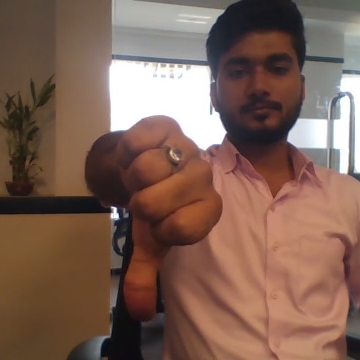
#> input picture Dataset/train/thumbs_down/img1012.png, 360 x 360 px, given in place of the camera
$ python object_detect.py
#> lines starting #> are read from the running program, lines starting #| are printed output that depends on the picture; after the words box and inside, x2 and y2 are one past the last pixel; in counts of white or black regions, pixels touching at a corner belong together
import cv2

# Load Haar cascades for face and smile detection
# These are pre-trained XML models included with OpenCV
face_cascade = cv2.CascadeClassifier('/usr/share/opencv4/haarcascades/haarcascade_frontalface_default.xml')
smile_cascade = cv2.CascadeClassifier('/usr/share/opencv4/haarcascades/haarcascade_smile.xml')
# face_cascade = cv2.CascadeClassifier(cv2.data.haarcascades + "haarcascade_frontalface_default.xml")
# smile_cascade = cv2.CascadeClassifier(cv2.data.haarcascades + "haarcascade_smile.xml")

# Start video capture from the default camera (usually webcam)
cap = cv2.VideoCapture(0)

# Initialise a frame counter to track which frame is being processed
frame_count = 0

while True:
    # Read a frame from the video stream
    ret, frame = cap.read()
#> frame is the input picture: shape (360, 360, 3); mean B, G, R 85.6, 98.4, 126.8
    if not ret:
        # If no frame is captured, break the loop (e.g., camera disconnected)
        break

    # Resize the frame to 640x480 for faster processing
    # Lower resolution reduces the number of pixels processed by the algorithm
    frame_resized = cv2.resize(frame, (640, 480))
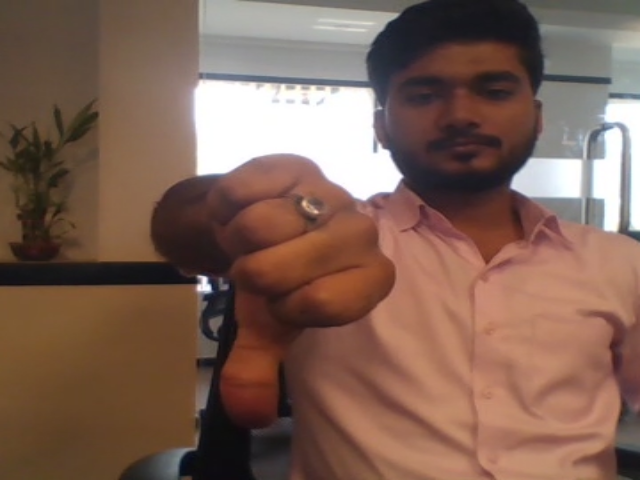
#> frame_resized: shape (480, 640, 3); mean B, G, R 85.5, 98.4, 126.8

    # Convert the frame to grayscale as Haar cascades work with grayscale images
    gray_frame = cv2.cvtColor(frame_resized, cv2.COLOR_BGR2GRAY)
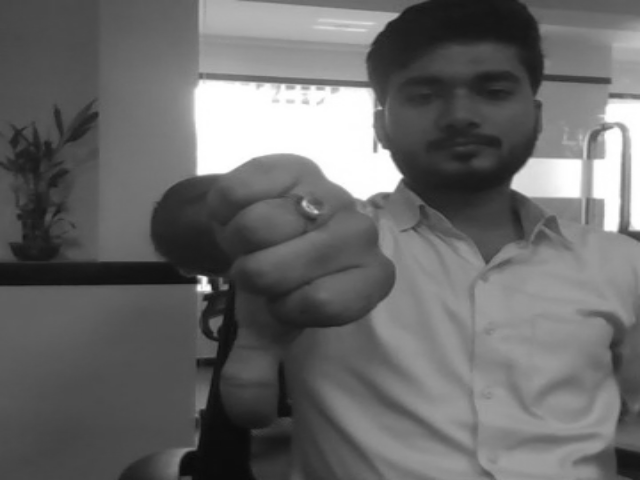
#> gray_frame: shape (480, 640); min 11, max 255, mean 105.4

    # Perform face detection
        # Detect faces in the grayscale frame
        # scaleFactor: Determines the reduction in size for each image scale
        # minNeighbors: Specifies how many neighbors each rectangle candidate should have to retain it
        # minSize: Minimum possible object size (to ignore small detections)
    faces = face_cascade.detectMultiScale(gray_frame, scaleFactor=1.1, minNeighbors=5, minSize=(30, 30))
#> faces = [[382, 28, 159, 159]]

    # Loop through all detected faces
    for (x, y, w, h) in faces:
        # Draw a blue rectangle around the detected face
        # Rectangle is drawn on the resized frame to visually represent detection
        cv2.rectangle(frame_resized, (x, y), (x + w, y + h), (255, 0, 0), 2)

        # Define the region of interest (ROI) within the detected face for smile detection
        # Restricting smile detection to the face area saves computational resources
        roi_gray = gray_frame[y:y + h, x:x + w]  # Grayscale ROI for smile detection
        roi_color = frame_resized[y:y + h, x:x + w]  # Color ROI for displaying rectangles

        # Detect smiles in the ROI using the smile cascade
        # scaleFactor: Adjusted for finer scale reduction
        # minNeighbors: Higher value reduces false positives
        # minSize: Minimum size for detected smiles
        smiles = smile_cascade.detectMultiScale(roi_gray, scaleFactor=1.7, minNeighbors=22, minSize=(25, 25))

        # Loop through all detected smiles in the ROI
        for (sx, sy, sw, sh) in smiles:
            # Draw a green rectangle around the detected smile
            cv2.rectangle(roi_color, (sx, sy), (sx + sw, sy + sh), (0, 255, 0), 2)
#> this loop made 1 pass
#> pass 1, `roi_gray = gray_frame[y:y + h, x:x + w]`:
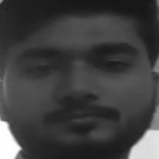
#> roi_gray: shape (159, 159); min 23, max 255, mean 62.9
#> pass 1, `roi_color = frame_resized[y:y + h, x:x + w]`:
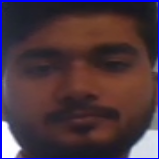
#> roi_color: shape (159, 159, 3); mean B, G, R 63.3, 53.8, 74.2
#> after the loop:
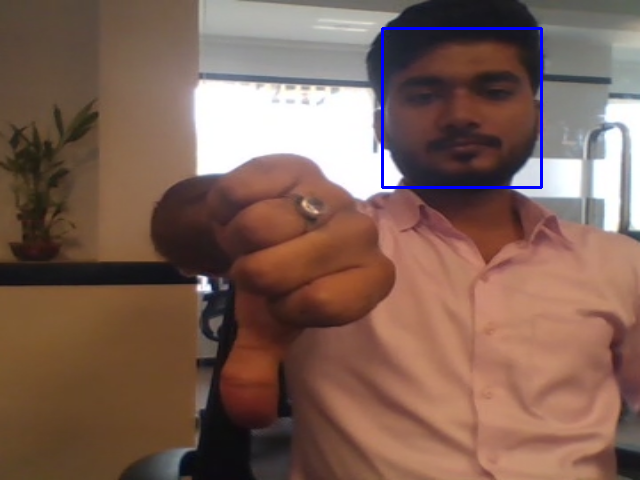
#> frame_resized: shape (480, 640, 3); 0.62% of pixels changed, all inside (x1, y1, x2, y2) = (381, 27, 543, 189)

    # Display the processed frame with rectangles drawn around detected faces and smiles
    cv2.imshow("Face and Smile Detection", frame_resized)

    # Increment the frame counter for tracking which frames to process
    frame_count += 1

    # Break the loop if the 'q' key is pressed
    # cv2.waitKey() captures key presses, and 1 ms delay allows real-time display
    if cv2.waitKey(1) & 0xFF == ord('q'):
#> (key q is pressed here)
        break

# Release the video capture object and close all OpenCV windows
cap.release()
cv2.destroyAllWindows()

$ run again, on Dataset/train/thumbs_down/img1051.png
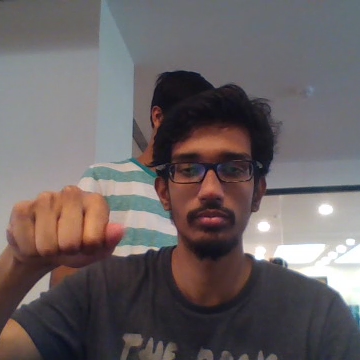
#> input picture Dataset/train/thumbs_down/img1051.png, 360 x 360 px, given in place of the camera
#> frame is the input picture: shape (360, 360, 3); mean B, G, R 99.7, 98.4, 106.1
#> faces = [[281, 154, 184, 184]]
#> the loop `for (x, y, w, h) in faces:` made 1 pass
#> (x, y, w, h, smiles) on pass 1: (281, 154, 184, 184, [[42, 113, 104, 52]])
#> after the loop `for (x, y, w, h) in faces:`:
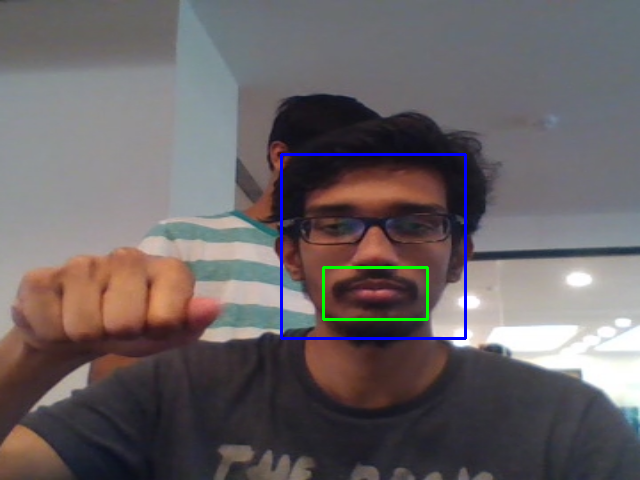
#> frame_resized: shape (480, 640, 3); mean B, G, R 100.7, 98.4, 105.1
#> after the loop `for (x, y, w, h) in faces:`:
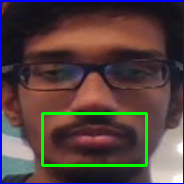
#> roi_color: shape (184, 184, 3); mean B, G, R 65.3, 64.8, 82.6

$ run again, on Dataset/train/thumbs_down/img1088.png
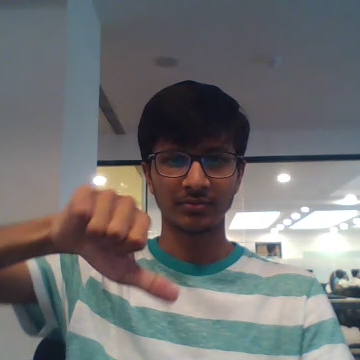
#> input picture Dataset/train/thumbs_down/img1088.png, 360 x 360 px, given in place of the camera
#> frame is the input picture: shape (360, 360, 3); mean B, G, R 112.7, 111.8, 111.3
#> `gray_frame = cv2.cvtColor(frame_resized, cv2.COLOR_BGR2GRAY)`:
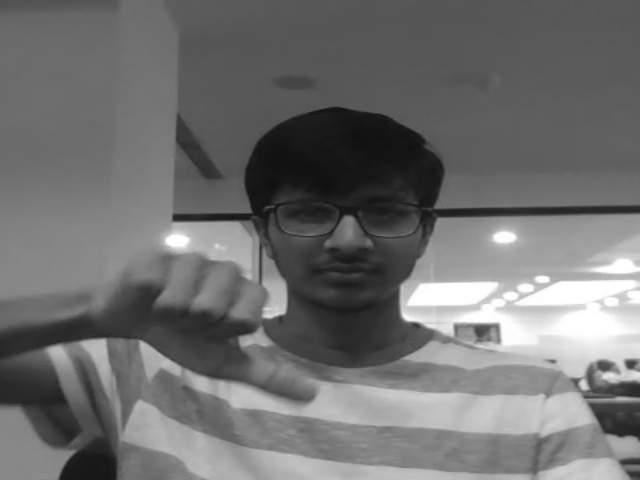
#> gray_frame: shape (480, 640); min 14, max 255, mean 111.7
#> faces = [[261, 149, 166, 166]]
#> the loop `for (x, y, w, h) in faces:` made 1 pass
#> after the loop `for (x, y, w, h) in faces:`:
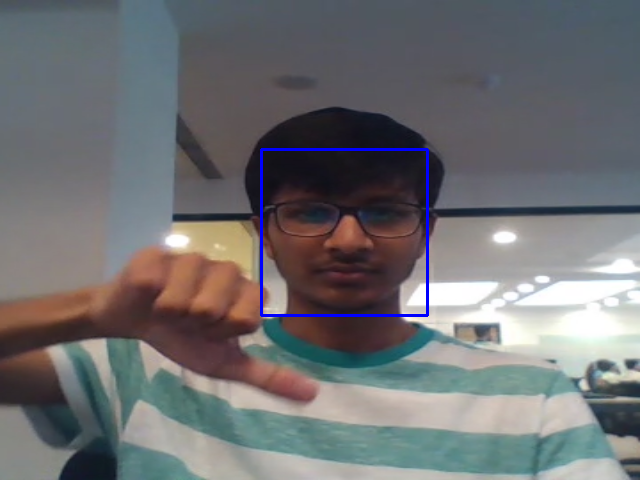
#> frame_resized: shape (480, 640, 3); mean B, G, R 113.8, 111.3, 110.8

$ run again, on Dataset/train/thumbs_down/img1153.png
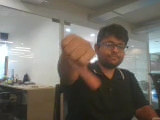
#> input picture Dataset/train/thumbs_down/img1153.png, 160 x 120 px, given in place of the camera
#> frame is the input picture: shape (120, 160, 3); mean B, G, R 101.8, 109.8, 114.6
#> `gray_frame = cv2.cvtColor(frame_resized, cv2.COLOR_BGR2GRAY)`:
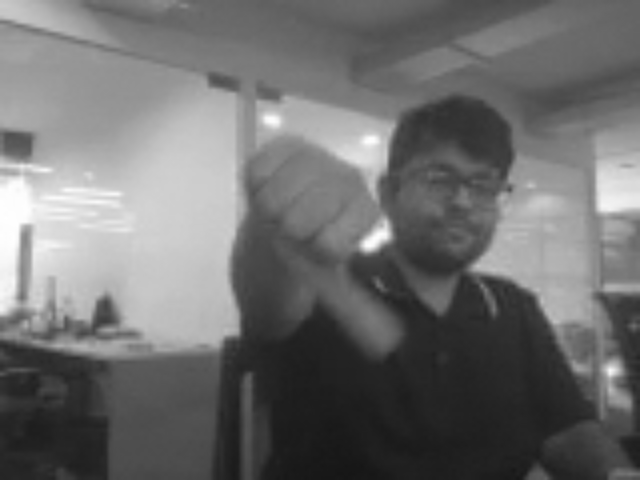
#> gray_frame: shape (480, 640); min 22, max 255, mean 110.2
#> faces = [[400, 135, 120, 120]]
#> the loop `for (x, y, w, h) in faces:` made 1 pass
#> after the loop `for (x, y, w, h) in faces:`:
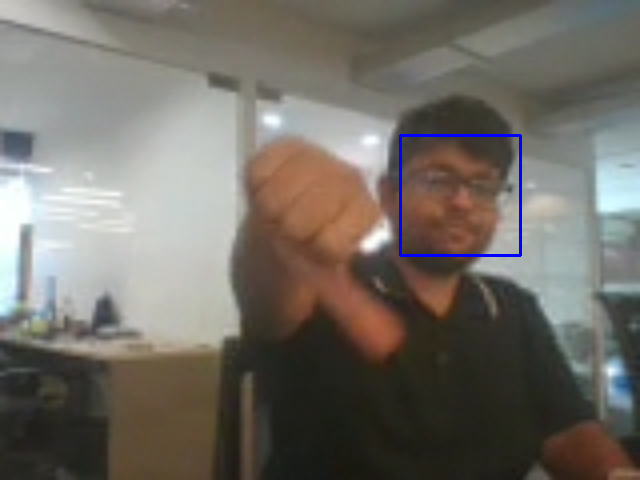
#> frame_resized: shape (480, 640, 3); mean B, G, R 102.4, 109.3, 114
